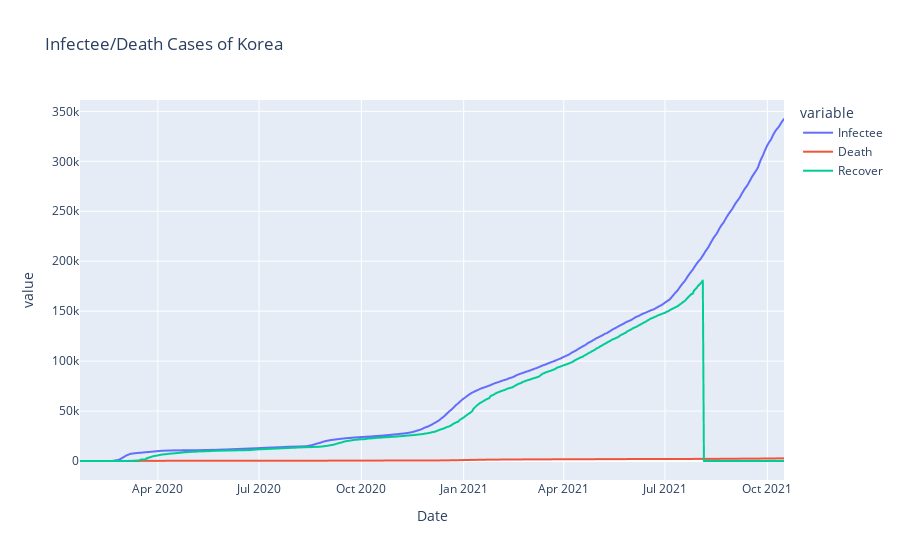

The cell this chart's notebook holds for it:
### Code cell
fig = px.line(df_korea, x="Date", y=["Infectee", "Death", "Recover"], color='variable', title="Infectee/Death Cases of Korea") 
fig.show()

### Figure 1 — Plotly figure (JSON) as saved in the notebook; plotly's stock layout.template omitted (floating-point values rounded to 4 significant figures; data arrays with more than 128 entries replaced by an {"elided": "..."} marker saying what was removed)
{"data": [{"hovertemplate": "variable=Infectee<br>Date=%{x}<br>value=%{y}<extra></extra>", "legendgroup": "Infectee", "line": {"color": "#636efa", "dash": "solid"}, "marker": {"symbol": "circle"}, "mode": "lines", "name": "Infectee", "showlegend": true, "type": "scattergl", "x": {"elided": "634 str values"}, "xaxis": "x", "y": {"elided": "634 int values"}, "yaxis": "y"}, {"hovertemplate": "variable=Death<br>Date=%{x}<br>value=%{y}<extra></extra>", "legendgroup": "Death", "line": {"color": "#EF553B", "dash": "solid"}, "marker": {"symbol": "circle"}, "mode": "lines", "name": "Death", "showlegend": true, "type": "scattergl", "x": {"elided": "634 str values"}, "xaxis": "x", "y": {"elided": "634 int values"}, "yaxis": "y"}, {"hovertemplate": "variable=Recover<br>Date=%{x}<br>value=%{y}<extra></extra>", "legendgroup": "Recover", "line": {"color": "#00cc96", "dash": "solid"}, "marker": {"symbol": "circle"}, "mode": "lines", "name": "Recover", "showlegend": true, "type": "scattergl", "x": {"elided": "634 str values"}, "xaxis": "x", "y": {"elided": "634 int values"}, "yaxis": "y"}], "layout": {"legend": {"title": {"text": "variable"}, "tracegroupgap": 0}, "title": {"text": "Infectee/Death Cases of Korea"}, "xaxis": {"anchor": "y", "domain": [0, 1], "title": {"text": "Date"}}, "yaxis": {"anchor": "x", "domain": [0, 1], "title": {"text": "value"}}}}
